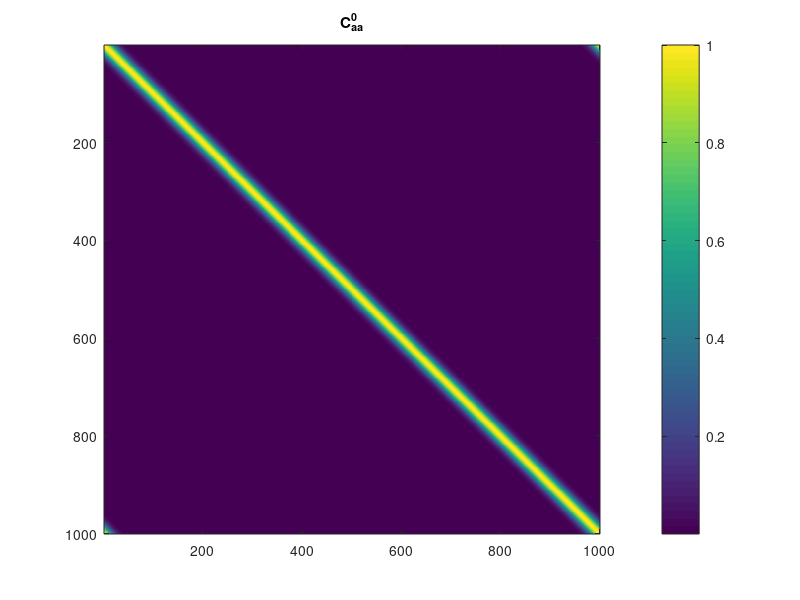
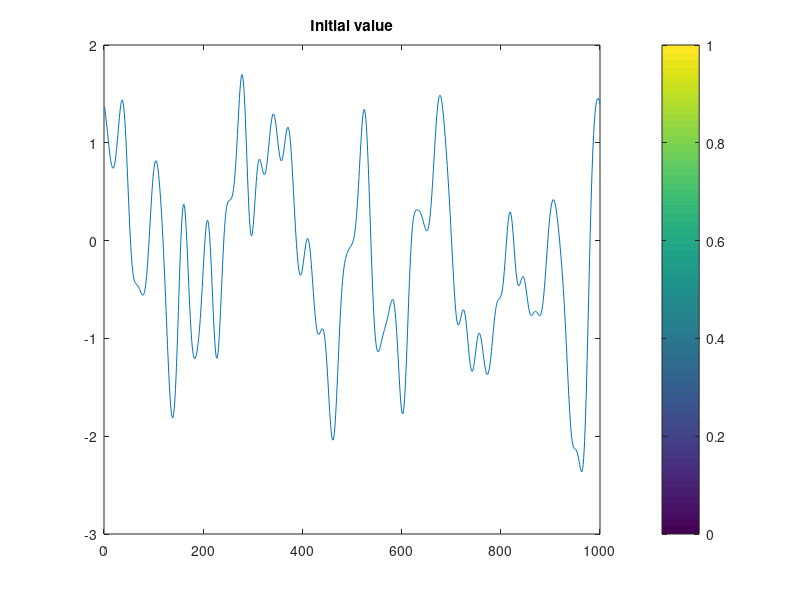

Write MATLAB code to recreate these figures, in order. (Note: this script raises an error after producing the figures.)
%Kalman Filtering, take upwind scheme for example
%assume nx=1000 grids and nt=1000 iterations,
clear all;

nx = 1000;  %Number of grids
dx = 1;     %grid spacing
x = 0:dx:(nx-1); %create an array of 1*nx

%-------The analysis error at initial time is given by people--------
Cxx = ones(nx, nx); %Create array of all one
for i = 1:nx
    for j = i:nx
        dij = min(x(j)-x(i), x(i)+nx*dx-x(j));
        Cxx(i,j) = Cxx(i,j) * exp(-dij^2/20^2);
        Cxx(j,i) = Cxx(i,j);
    end 
end
figure; imagesc(Cxx); colorbar;
title('C_{aa}^0');

%-------create initial value using initial analysis error-------------------
f0 = mvnrnd(zeros(1,nx), Cxx); %returns a matrix R of random vectors chosen from the 
%same multivariate normal distribution, with mean vector first number and covariance matrix second number. 
%zeros means Create array of all zero
figure; plot(f0); colorbar; 
title('Initial value');
pause;

c = 1;
dt = 1;    %time step
nt = 2000; %number of iteration

ft = f0; % True value

%---create predictor array-----------------
G = eye(nx, nx) * (1-c*dt/dx) + diag(ones(nx-1,1), -1) * (c*dt/dx); 
%Create diagonal matrix (the first number must be vector) or get diagonal elements of matrix (the first number is matrix)
G(1,nx) = c*dt/dx;

fa0 = f0 + mvnrnd(zeros(1,nx), Cxx)';
fa = fa0; %analysis value
Caa = Cxx; %analytical error
Cqq = zeros(nx, nx); %predictor error
% Cqq = Cxx/10;

%-----obseration-------------------------------
Coo = 0.1 * eye(4);%The observation error
M = zeros(4, nx);  %The observation operator
M(1,100) = 1;
M(2,350) = 1;
M(3,600) = 1;
M(4,850) = 1;

dt_obs = 1;
for it = 1:nt
    ft = G * ft; %true value
    
    ff = G * fa; %predicted value
    
    if mod(it,dt_obs) == 0 %Remainder after division
        d = M * ft + mvnrnd(zeros(1,4), Coo)';
        Cff = G * Caa * G' + Cqq; %prediction error
        K = Cff * M' / (M * Cff * M' + Coo);
        Caa = (eye(nx) - K * M) * Cff;
        fa = ff + K * (d - M * ff);
    else
        fa = ff;
    end
    
    subplot(2,1,1); cla;%subplot(m,n,p) divides the current figure into an m-by-n grid and creates axes in the position specified by p.
    hold on;
    plot(ft, 'r');
    plot(fa, 'b');
    if mod(it,dt_obs) == 0
        scatter([100 350 600 850], d, 50, 'filled','dk');
    end
    title(['t = ' num2str(it)]);
    
    if mod(it,dt_obs) == 0
        subplot(2,1,2); cla;  %Clear axes
        plot(diag(Caa));
        pause(0.1);
    else
        pause(0.1);
    end
end
